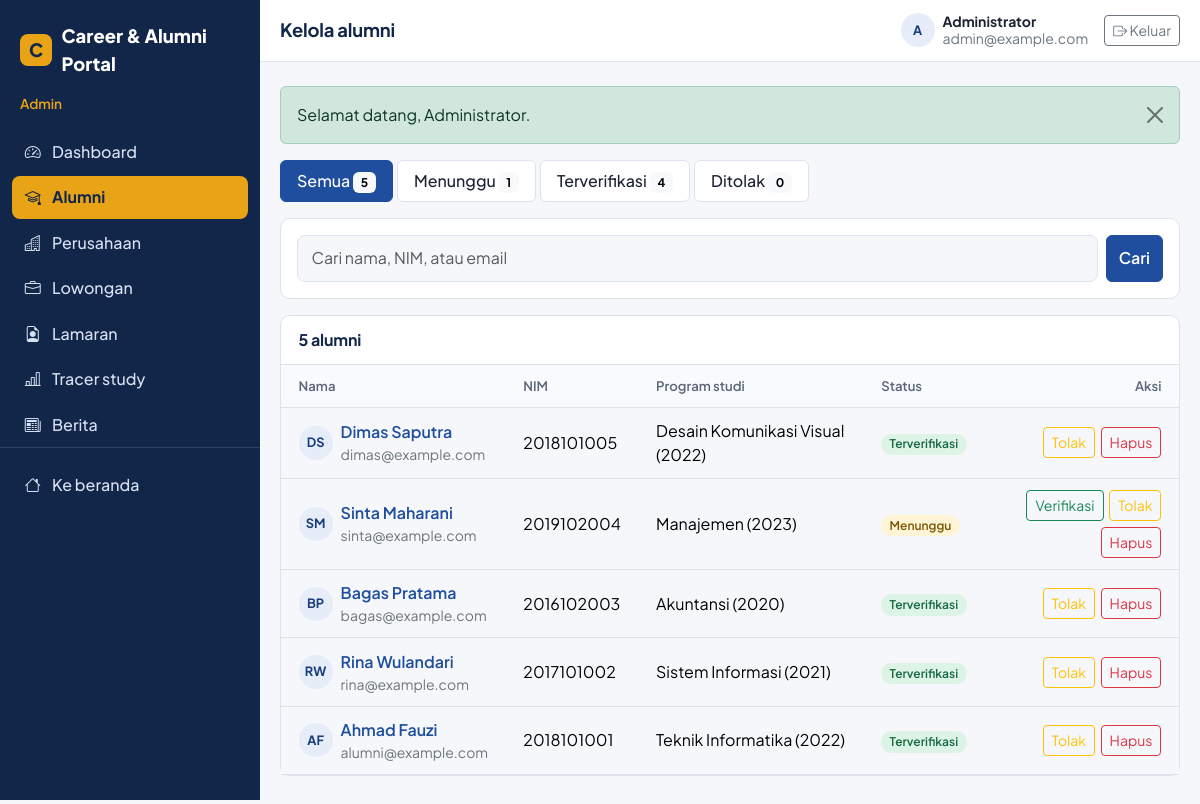
/admin/alumni/index.php (signed in), run on the app's committed database.
### tables this page shows
CREATE TABLE alumni (
  id INT UNSIGNED AUTO_INCREMENT PRIMARY KEY,
  user_id INT UNSIGNED NOT NULL UNIQUE,
  full_name VARCHAR(150) NOT NULL,
  nim VARCHAR(30) NULL UNIQUE,
  phone VARCHAR(20) NULL,
  graduation_year YEAR NULL,
  study_program VARCHAR(100) NULL,
  faculty VARCHAR(100) NULL,
  address TEXT NULL,
  photo VARCHAR(255) NULL,
  employment_status ENUM('bekerja','wirausaha','studi_lanjut','mencari_kerja') NULL,
  company_name VARCHAR(150) NULL,
  position VARCHAR(100) NULL,
  linkedin VARCHAR(255) NULL,
  bio TEXT NULL,
  verification_status ENUM('pending','verified','rejected') NOT NULL DEFAULT 'pending',
  created_at TIMESTAMP NOT NULL DEFAULT CURRENT_TIMESTAMP,
  updated_at TIMESTAMP NOT NULL DEFAULT CURRENT_TIMESTAMP ON UPDATE CURRENT_TIMESTAMP,
  CONSTRAINT fk_alumni_user FOREIGN KEY (user_id) REFERENCES users(id) ON DELETE CASCADE,
  INDEX idx_alumni_year (graduation_year),
  INDEX idx_alumni_verif (verification_status)
);

CREATE TABLE users (
  id INT UNSIGNED AUTO_INCREMENT PRIMARY KEY,
  email VARCHAR(150) NOT NULL UNIQUE,
  password_hash VARCHAR(255) NOT NULL,
  role ENUM('admin','alumni','company') NOT NULL,
  is_active TINYINT(1) NOT NULL DEFAULT 1,
  created_at TIMESTAMP NOT NULL DEFAULT CURRENT_TIMESTAMP,
  updated_at TIMESTAMP NOT NULL DEFAULT CURRENT_TIMESTAMP ON UPDATE CURRENT_TIMESTAMP,
  INDEX idx_users_role (role)
);

### config/database.php (called while the page is built, shortened)
<?php
function db(): PDO
{
    static $pdo = null;
    if ($pdo === null) {
        $dsn = 'mysql:host=' . DB_HOST . ';dbname=' . DB_NAME . ';charset=' . DB_CHARSET;
        try {
            $pdo = new PDO($dsn, DB_USER, DB_PASS, [
                PDO::ATTR_ERRMODE            => PDO::ERRMODE_EXCEPTION,
                PDO::ATTR_DEFAULT_FETCH_MODE => PDO::FETCH_ASSOC,
                PDO::ATTR_EMULATE_PREPARES   => false,
            ]);
        } catch (PDOException $e) {
            error_log('DB connection failed: ' . $e->getMessage());
            http_response_code(500);
            exit('Koneksi database gagal. Pastikan MySQL di XAMPP sudah berjalan, database sudah diimport, dan config/database.php sudah benar.');
        }
    }
    return $pdo;
}
function db_all(string $sql, array $params = []): array
{
    $stmt = db()->prepare($sql);
    $stmt->execute($params);
    return $stmt->fetchAll();
}
function db_scalar(string $sql, array $params = [])
{
    $stmt = db()->prepare($sql);
    $stmt->execute($params);
    return $stmt->fetchColumn();
}

### admin/alumni/index.php (the view, shortened to what this page needs)
<?php
$statuses = ['pending', 'verified', 'rejected'];
$q        = mb_substr(trim($_GET['q'] ?? ''), 0, 100);
$status   = in_array($_GET['status'] ?? '', $statuses, true) ? $_GET['status'] : '';
$page     = max(1, (int) ($_GET['page'] ?? 1));
$perPage  = 12;
$where = []; $params = [];
$whereSql = $where ? 'WHERE ' . implode(' AND ', $where) : '';
$from = 'FROM alumni a JOIN users u ON u.id = a.user_id';
$total  = (int) db_scalar("SELECT COUNT(*) $from $whereSql", $params);
$pages  = max(1, (int) ceil($total / $perPage));
$page   = min($page, $pages);
$offset = ($page - 1) * $perPage;
$rows = db_all("SELECT a.id, a.full_name, a.nim, a.photo, a.study_program, a.graduation_year, a.verification_status, u.email
               $from $whereSql ORDER BY a.id DESC LIMIT $perPage OFFSET $offset", $params);
$counts = array_fill_keys($statuses, 0);
foreach (db_all('SELECT verification_status AS k, COUNT(*) AS n FROM alumni GROUP BY verification_status') as $r) {
    $counts[$r['k']] = (int) $r['n'];
}
$tabs = ['' => ['Semua', array_sum($counts)], 'pending' => ['Menunggu', $counts['pending']],
         'verified' => ['Terverifikasi', $counts['verified']], 'rejected' => ['Ditolak', $counts['rejected']]];
$backQs = http_build_query(array_filter(['q' => $q, 'status' => $status, 'page' => $page]));
include __DIR__ . '/../../components/head.php';
include __DIR__ . '/../../components/sidebar.php';
?>
<ul class="nav nav-pills mb-3 gap-1">
  <?php foreach ($tabs as $key => [$label, $n]): ?>
    <li class="nav-item"><a class="nav-link <?= $status === $key ? 'active' : '' ?>"
       href="<?= e(url('admin/alumni/index.php' . ($key !== '' ? '?status=' . $key : ''))) ?>"><?= e($label) ?> <span class="badge text-bg-light"><?= (int) $n ?></span></a></li>
  <?php endforeach; ?>
</ul>
<form method="get" class="filter-bar mb-3 d-flex gap-2">
  <input type="search" class="form-control" name="q" value="<?= e($q) ?>" placeholder="Cari nama, NIM, atau email">
  <button class="btn btn-primary" type="submit">Cari</button>
</form>
<div class="panel">
  <div class="panel-head"><h2><?= e($total) ?> alumni</h2></div>
  <?php if (!$rows): ?>
    <div class="empty-state"><i class="bi bi-mortarboard"></i>Tidak ada data yang cocok.</div>
  <?php else: ?>
    <div class="table-responsive"><table class="table table-clean">
      <thead><tr><th>Nama</th><th>NIM</th><th>Program studi</th><th>Status</th><th class="text-end">Aksi</th></tr></thead>
      <tbody>
      <?php foreach ($rows as $r): ?>
        <tr>
          <td>
            <div class="d-flex gap-2 align-items-center">
              <?= avatar_html($r['full_name'], null, 'avatar-sm') ?>
              <div class="min-w-0">
                <a class="fw-semibold text-decoration-none" href="<?= e(url('alumni/profile-view.php?id=' . (int) $r['id'])) ?>"><?= e($r['full_name']) ?></a>
                <div class="small text-secondary"><?= e($r['email']) ?></div>
              </div>
            </div>
          </td>
          <td><?= e($r['nim'] ?: '-') ?></td>
          <td><?= e($r['study_program'] ?: '-') ?> <?= $r['graduation_year'] ? '(' . e($r['graduation_year']) . ')' : '' ?></td>
          <td><?= status_badge($r['verification_status']) ?></td>
          <td>
            <div class="table-actions">
              <?php if ($r['verification_status'] !== 'verified'): ?>
              <form method="post" class="m-0">
                <button type="submit" class="btn btn-outline-success btn-sm">Verifikasi</button></form>
              <?php endif; ?>
              <?php if ($r['verification_status'] !== 'rejected'): ?>
              <form method="post" class="m-0">
                <button type="submit" class="btn btn-outline-warning btn-sm">Tolak</button></form>
              <?php endif; ?>
              <button type="button" class="btn btn-outline-danger btn-sm js-delete" data-bs-toggle="modal" data-bs-target="#delModal"
                      data-name="<?= e($r['full_name']) ?>" data-id="<?= (int) $r['id'] ?>" data-field="alumni_id" data-back="<?= e($backQs) ?>">Hapus</button>
            </div>
          </td>
        </tr>
      <?php endforeach; ?>
      </tbody>
    </table></div>
  <?php endif; ?>
</div>
<?php include __DIR__ . '/../../components/dash_end.php'; ?>

### config/helpers.php (shortened to what this page needs)
<?php
function e($value): string
{
    return htmlspecialchars((string) $value, ENT_QUOTES | ENT_SUBSTITUTE, 'UTF-8');
}
function url(string $path = ''): string
{
    return BASE_URL . '/' . ltrim($path, '/');
}
function render_flashes(): string
{
    $html = '';
    foreach ($_SESSION['flash'] ?? [] as $f) {
        $html .= '<div class="alert alert-' . e($f['type']) . ' alert-dismissible fade show" role="alert">'
              .  e($f['message'])
              .  '<button type="button" class="btn-close" data-bs-dismiss="alert" aria-label="Tutup"></button></div>';
    }
    return $html;
}
function initials(string $name): string
{
    $name  = preg_replace('/^(PT|CV)\s+/i', '', trim($name));
    $parts = preg_split('/\s+/', $name, -1, PREG_SPLIT_NO_EMPTY);
    $out   = '';
    foreach (array_slice($parts, 0, 2) as $p) {
        $out .= mb_strtoupper(mb_substr($p, 0, 1));
    }
    return $out !== '' ? $out : '?';
}
function status_badge(string $status): string
{
    $labels = [
        'pending'  => 'Menunggu',  'reviewed' => 'Ditinjau',
        'accepted' => 'Diterima',  'rejected' => 'Ditolak',
        'verified' => 'Terverifikasi',
        'open'     => 'Dibuka',    'closed'   => 'Ditutup',    'expired' => 'Kedaluwarsa',
    ];
    return '<span class="badge status-' . e($status) . '">' . e($labels[$status] ?? $status) . '</span>';
}
function logo_url(?string $filename): ?string
{
    return null;
}
function avatar_html(string $name, ?string $logo = null, string $extra = ''): string
{
    $src = logo_url($logo);
    return '<span class="avatar-box ' . e($extra) . '">' . e(initials($name)) . '</span>';
}

### assets/css/style.css (style rules this page uses)
:root { --navy: #12264a; --blue: #1f4e9e; --blue-dark: #183d7c; --gold: #e8a317; --surface: #f5f7fb; --card: #ffffff; --line: #dce3ee; --ink: #1b2333; --muted: #5b6577; --success: #1e8e5a; --danger: #c0392b; --radius: 10px; --bs-primary: var(--blue); --bs-body-font-family: 'Plus Jakarta Sans', system-ui, -apple-system, 'Segoe UI', sans-serif; --bs-body-color: var(--ink); --bs-body-bg: var(--surface); }
body { font-family: var(--bs-body-font-family); color: var(--ink); background: var(--surface); }
h1, h2, h3, h4, h5 { color: var(--navy); font-weight: 700; letter-spacing: -0.01em; }
a { color: var(--blue); }
.btn-primary { --bs-btn-bg: var(--blue); --bs-btn-border-color: var(--blue); --bs-btn-hover-bg: var(--blue-dark); --bs-btn-hover-border-color: var(--blue-dark); --bs-btn-active-bg: var(--blue-dark); --bs-btn-active-border-color: var(--blue-dark); font-weight: 600; }
.form-control, .form-select { border-color: var(--line); border-radius: 8px; padding: .65rem .85rem; }
.avatar-box { width: 44px; height: 44px; border-radius: 10px; background: #e6edf8; color: var(--blue-dark); display: grid; place-items: center; font-weight: 700; flex: none; }
.avatar-sm { width: 34px; height: 34px; font-size: .8rem; border-radius: 50%; }
.min-w-0 { min-width: 0; }
.badge[class*="status-"] { font-weight: 600; padding: .4em .7em; border-radius: 999px; }
.status-pending { background: #fff4d6; color: #7a5600; }
.status-accepted, .status-verified, .status-open { background: #dcf3e6; color: #17693f; }
.panel { background: #fff; border: 1px solid var(--line); border-radius: var(--radius); }
.panel-head { padding: .9rem 1.1rem; border-bottom: 1px solid var(--line); display: flex; justify-content: space-between; align-items: center; gap: 1rem; }
.panel-head h2 { font-size: 1rem; margin: 0; }
.table-clean { margin: 0; }
.table-clean th { font-size: .82rem; color: var(--muted); font-weight: 600; background: #f8fafd; white-space: nowrap; }
.table-clean td, .table-clean th { padding: .7rem 1.1rem; vertical-align: middle; }
.filter-bar { background: #fff; border: 1px solid var(--line); border-radius: var(--radius); padding: 1rem; }
.table-actions { display: flex; gap: .35rem; justify-content: flex-end; flex-wrap: wrap; }
.nav-pills .nav-link { color: var(--ink); background: #fff; border: 1px solid var(--line); font-weight: 500; }
.nav-pills .nav-link.active { background: var(--blue); border-color: var(--blue); color: #fff; }

### data on the page
alumni: full_name "DS", full_name "Dimas Saputra", user.email "dimas@example.com", nim "2018101005", study_program "Desain Komunikasi Visual", graduation_year "2022", verification_status "Terverifikasi"
alumni: full_name "SM", full_name "Sinta Maharani", user.email "sinta@example.com", nim "2019102004", study_program "Manajemen", graduation_year "2023", verification_status "Menunggu"
alumni: full_name "BP", full_name "Bagas Pratama", user.email "bagas@example.com", nim "2016102003", study_program "Akuntansi", graduation_year "2020", verification_status "Terverifikasi"
alumni: full_name "RW", full_name "Rina Wulandari", user.email "rina@example.com", nim "2017101002", study_program "Sistem Informasi", graduation_year "2021", verification_status "Terverifikasi"
alumni: full_name "AF", full_name "Ahmad Fauzi", user.email "alumni@example.com", nim "2018101001", study_program "Teknik Informatika", graduation_year "2022", verification_status "Terverifikasi"

### other printed values
APP_NAME "Career & Alumni Portal"
$roleLabels[$sbRole] "Admin"
$label "Dashboard"
$label "Alumni"
$label "Perusahaan"
$label "Lowongan"
$label "Lamaran"
$label "Tracer study"
$label "Berita"
$pageTitle "Kelola alumni"
initials($sbUser['name']) "A"
$sbUser['name'] "Administrator"
$sbUser['email'] "admin@example.com"
$f['message'] "Selamat datang, Administrator."
$label "Semua"
